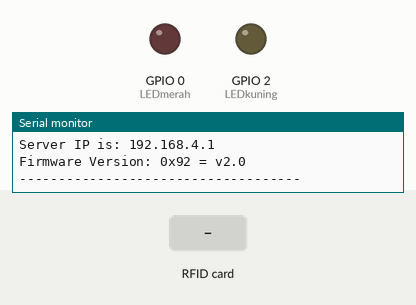
Recording of a sketch running on a simulated ESP8266 (NodeMCU). Shown: output pins drawn as LEDs (lit = HIGH), the last lines printed to the serial monitor. The test bench sets the inputs (shaded band).

Above: at 1.2 s.
1.3 s: RFID card 12 34 56 78 held to the reader
At 2.0 s:
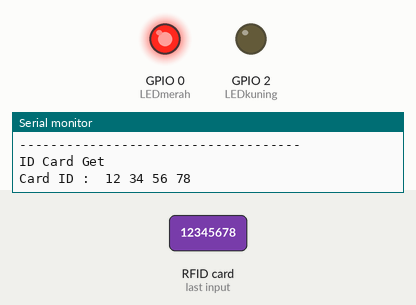
2.8 s: RFID card AA 88 78 89 held to the reader
At 5.5 s:
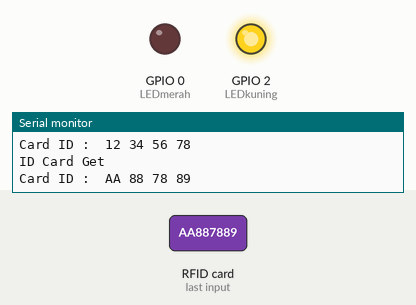
5.8 s: RFID card 5E 7A 19 C4 held to the reader
At 8.0 s:
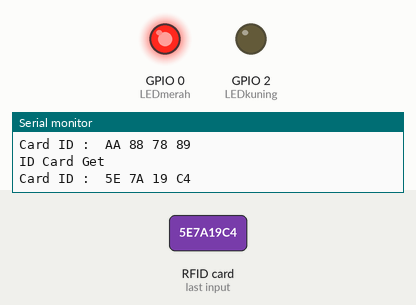
Timing chart, 0 to 11.8 s (numbered marks = the images above; inputs shaded):
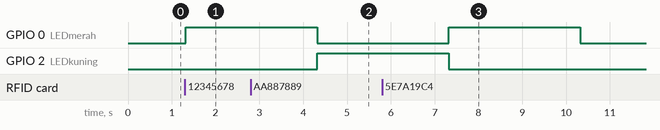

Measured:
- after the input at 1.3 s, GPIO 0 (LEDmerah): LOW → HIGH at once
- after the input at 2.8 s, GPIO 2 (LEDkuning): LOW → HIGH after 1.5 s
- after the input at 5.8 s, GPIO 0 (LEDmerah): LOW → HIGH after 1.5 s, → LOW 3.0 s later

The sketch:

esp8266WebServer_RFID.ino
```cpp
#include <SPI.h> // SPI library
#include <MFRC522.h> // RFID library (https://github.com/miguelbalboa/rfid)
#include <ESP8266WiFi.h>
constexpr uint8_t RST_PIN = 5; //
constexpr uint8_t SS_PIN = 4; //

// Assign LED output variables to GPIO pins
const int LEDmerah = 0;
const int LEDkuning = 2;

String cardid = "";
String state = "";

MFRC522 mfrc522(SS_PIN, RST_PIN);   // Create MFRC522 instance
WiFiServer server(80); // Set web server port number to 80

void setup() {
  WiFi.mode(WIFI_AP); //Our ESP8266-12E is an AccessPoint
  WiFi.softAP("Hello_IoT", "12345678"); // Provide the (SSID, password); .
  server.begin(); // Start the HTTP Server

  //Looking under the hood
  Serial.begin(115200); //Start communication between the ESP8266-12E and the monitor window
  IPAddress HTTPS_ServerIP= WiFi.softAPIP(); // Obtain the IP of the Server
  Serial.print("Server IP is: "); // Print the IP to the monitor window
  Serial.println(HTTPS_ServerIP);

  SPI.begin();      // Initiate SPI bus
  mfrc522.PCD_Init();   // Initiate MFRC522
  mfrc522.PCD_DumpVersionToSerial();  // Show details of PCD - MFRC522 Card Reader details
  Serial.println("------------------------------------\n");

  pinMode(LEDmerah, OUTPUT);
  pinMode(LEDkuning, OUTPUT);
  // Set outputs to LOW
  digitalWrite(LEDmerah, LOW);
  digitalWrite(LEDkuning, LOW);
}

void loop() {
  WiFiClient client = server.available();   // Listen for incoming clients
  // Display the HTML web page
  client.println("<!DOCTYPE html><html>");
  client.println("<head><meta name=\"viewport\" content=\"width=device-width, initial-scale=1\">");
  client.println("<meta http-equiv='refresh' content='1'>");
  client.println("<style>html { font-family: Helvetica; display: inline-block; margin: 0px auto; text-align: center;}");

  // Web Page Heading
  client.println("<body><h1>ESP8266 Web Server</h1>");
  client.println("");
  client.println("<p>Card ID : </p>");

  if (mfrc522.PICC_IsNewCardPresent()) { // Look for new cards
    if (mfrc522.PICC_ReadCardSerial()) { // Select one of the cards
      Serial.println("ID Card Get");
      Serial.print("Card ID : ");
      String content = "";

      for (byte i = 0; i < mfrc522.uid.size; i++) {
        // Dump a byte array as hex values to Serial
        Serial.print(mfrc522.uid.uidByte[i] < 0x10 ? " 0" : " ");
        Serial.print(mfrc522.uid.uidByte[i], HEX);

        // Dump a byte array as hex values to String
        content.concat(String(mfrc522.uid.uidByte[i] < 0x10 ? " 0" : " "));
        content.concat(String(mfrc522.uid.uidByte[i], HEX)); //
      }

      content.toUpperCase(); // Make string become UPPERCASE
      mfrc522.PICC_HaltA();
      if (content.substring(1) == "AA 88 78 89") { // DE 95 45 83
        digitalWrite(LEDkuning,HIGH);
        delay(3000);
        digitalWrite(LEDkuning,LOW);
        state = "--- Akses Diberikan ---";
        state += "Selamat Datang Doni";
      }
      else {
        digitalWrite(LEDmerah,HIGH);
        delay(3000);
        digitalWrite(LEDmerah,LOW);
        state = "--- Akses ditolak ---";
      }
      cardid = content.substring(1);
      Serial.println("");
    }
  }
  client.println("<p>"+ cardid + "</p>");
  client.println("<p>"+ state + "</p>");
}
```
